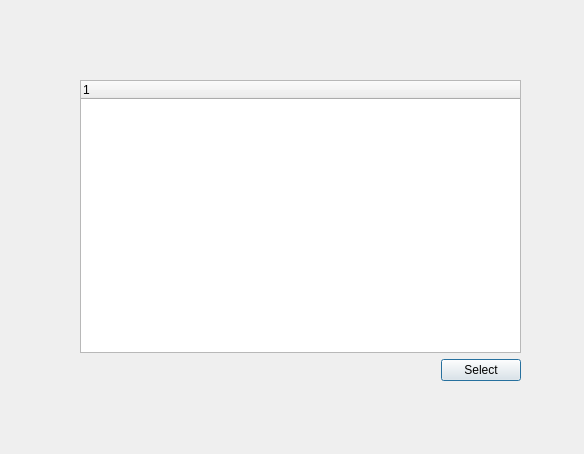
<?xml version="1.0" encoding="UTF-8"?>
<ui version="4.0">
 <class>HttpTreeModelDialog</class>
 <widget class="QDialog" name="HttpTreeModelDialog">
  <property name="geometry">
   <rect>
    <x>0</x>
    <y>0</y>
    <width>584</width>
    <height>454</height>
   </rect>
  </property>
  <property name="windowTitle">
   <string>Dialog</string>
  </property>
  <widget class="QWidget" name="layoutWidget">
   <property name="geometry">
    <rect>
     <x>80</x>
     <y>60</y>
     <width>441</width>
     <height>321</height>
    </rect>
   </property>
   <layout class="QGridLayout" name="gridLayout">
    <item row="0" column="0">
     <layout class="QVBoxLayout" name="verticalLayout">
      <item>
       <widget class="QLabel" name="infoLabel">
        <property name="text">
         <string/>
        </property>
       </widget>
      </item>
      <item>
       <widget class="QTreeWidget" name="httpWidget">
        <property name="autoScrollMargin">
         <number>25</number>
        </property>
        <property name="selectionMode">
         <enum>QAbstractItemView::SingleSelection</enum>
        </property>
        <column>
         <property name="text">
          <string notr="true">1</string>
         </property>
        </column>
       </widget>
      </item>
     </layout>
    </item>
    <item row="1" column="0">
     <layout class="QHBoxLayout" name="horizontalLayout">
      <item>
       <spacer name="horizontalSpacer">
        <property name="orientation">
         <enum>Qt::Horizontal</enum>
        </property>
        <property name="sizeHint" stdset="0">
         <size>
          <width>148</width>
          <height>20</height>
         </size>
        </property>
       </spacer>
      </item>
      <item>
       <widget class="QPushButton" name="selectBtn">
        <property name="text">
         <string>Select</string>
        </property>
       </widget>
      </item>
     </layout>
    </item>
   </layout>
  </widget>
 </widget>
 <resources/>
 <connections/>
</ui>
